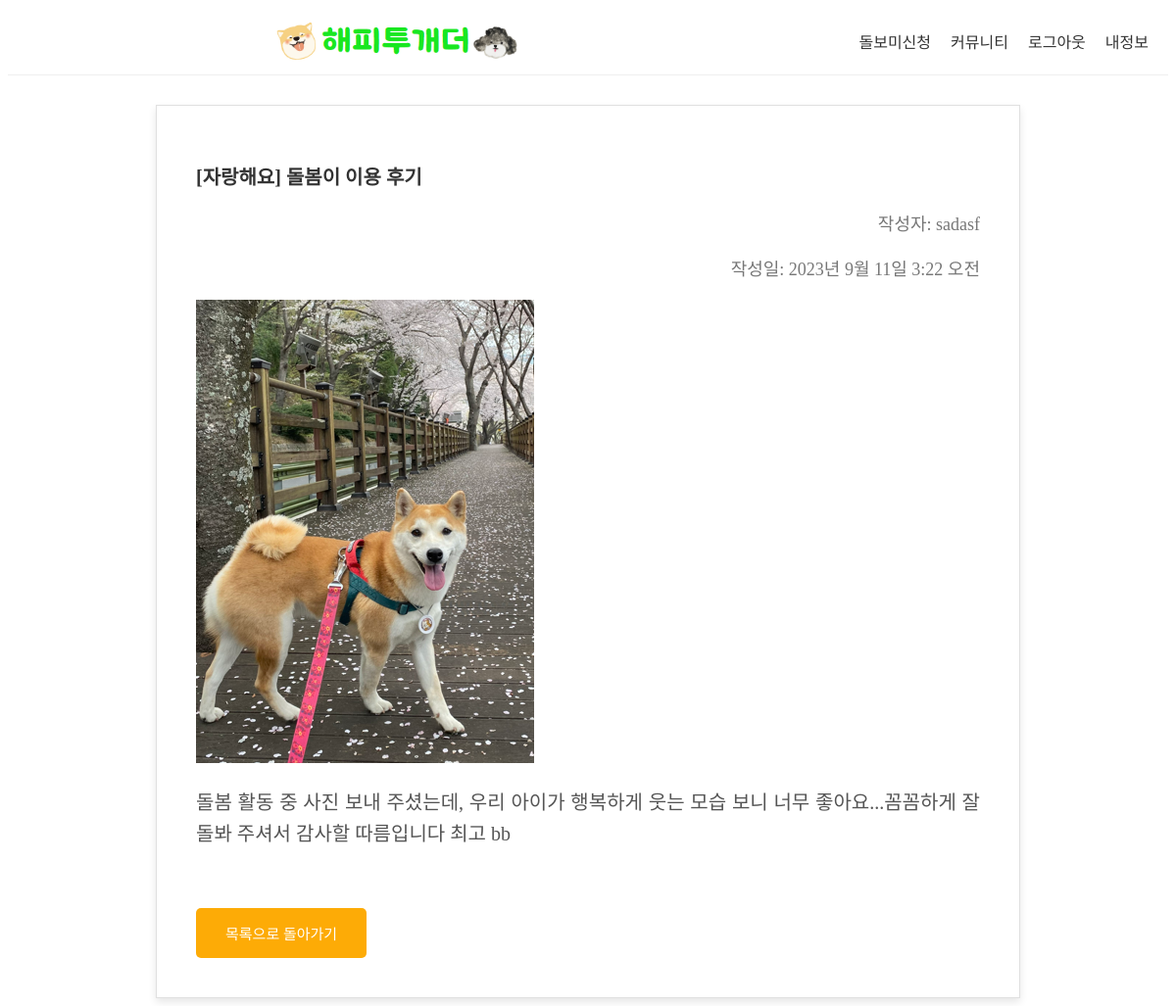
Screenshot of /post_detail/19/ (signed in) with the database file from the repository.
### app/models.py (models this page shows, shortened)
class Post(models.Model):
    title = models.CharField(max_length=200)
    content = models.TextField()
    image = models.ImageField(upload_to='post_images/', blank=True, null=True)
    created_at = models.DateTimeField(auto_now_add=True)
    author = models.ForeignKey(CustomUser, on_delete=models.SET_NULL, null=True)

class CustomUser(AbstractUser):
    GENDER_CHOICES = (
        ('남', '남'),
        ('여', '여'),
    )
    USER_TYPE_CHOICES = (
        ('user', '사용자'),
        ('sitter', '돌봄이')
    )
    LOCAL_CHOICES = (
        ('지역을 선택하세요.', '지역을 선택하세요.'),
        ('강남구', '강남구'),
        ('강동구', '강동구'),
        ('강북구', '강북구'),
        ('강서구', '강서구'),
        ('관악구', '관악구'),
        ('광진구', '광진구'),
        ('구로구', '구로구'),
        ('금천구', '금천구'),
        ('노원구', '노원구'),
        ('도봉구', '도봉구'),
        ('동대문구', '동대문구'),
        ('동작구', '동작구'),
        ('마포구', '마포구'),
        ('서대문구', '서대문구'),
        ('서초구', '서초구'),
        ('성동구', '성동구'),
        ('성북구', '성북구'),
        ('송파구', '송파구'),
        ('양천구', '양천구'),
        ('영등포구', '영등포구'),
        ('용산구', '용산구'),
        ('은평구', '은평구'),
        ('종로구', '종로구'),
        ('중구', '중구'),
        ('중랑구', '중랑구'),
    )
    birth_date = models.DateField(null=True, blank=True)
    gender = models.CharField(max_length=1, choices=GENDER_CHOICES, null=True, blank=True)
    phone_number = models.CharField(max_length=15, null=True, blank=True)
    email = models.EmailField(unique=True)
    user_type = models.CharField(max_length=10, choices=USER_TYPE_CHOICES, default='user')
    local = models.CharField(max_length=10, choices=LOCAL_CHOICES, default='지역을 선택하세요.')
    groups = models.ManyToManyField(Group, blank=True, related_name='customuser_set')
    user_permissions = models.ManyToManyField(Permission, blank=True, related_name='customuser_set')
    def __str__(self):
        return self.username

### app/views.py (the view)
# urls.py: path('post_detail/<int:pk>/', views.post_detail, name='post_detail'),
def post_detail(request, pk):
    post = get_object_or_404(Post, pk=pk)
    return render(request, 'post_detail.html', {'post': post})

### app/templates/post_detail.html (shortened to what this page needs)
{% extends 'base.html' %}
{% load static %}
{% block content %}
<link rel="stylesheet" type="text/css" href="{% static 'style8.css' %}">
<div class="post-detail-container">
    <div class="post-detail">
        <h2 class="post-title">{{ post.title }}</h2>
        <p class="post-info">작성자: {{ post.author }}</p>
        <p class="post-info">작성일: {{ post.created_at }}</p>
        {% if post.image %}
            <img src="{{ post.image.url }}" alt="{{ post.title }} 이미지">
        {% endif %}
        <p class="post-content">{{ post.content }}</p>
    </div>
    <a href="{% url 'community' %}" class="back-link">목록으로 돌아가기</a>
</div>
{% endblock %}

### static/style8.css (style rules this page uses)
.post-detail-container { background-color: #fff; padding: 40px; border: 1px solid #e0e0e0; box-shadow: 0 4px 8px rgba(0, 0, 0, 0.1); max-width: 800px; margin: 0 auto; margin-top: 30px; }
.post-title { font-size: 20px; font-weight: bold; color: #333; margin-bottom: 20px; }
.post-content { font-size: 20px; line-height: 1.6; color: #555; margin-bottom: 30px; text-align: justify; }
.post-info { font-size: 18px; color: #777; margin-bottom: 20px; text-align: right; }
.back-link { display: inline-block; padding: 15px 30px; background-color: #fdab06; color: #fff; text-decoration: none; border-radius: 5px; font-size: 15px; margin-top: 30px; transition: background-color 0.3s ease; }

### rows the page displays
Post: title "[자랑해요] 돌봄이 이용 후기", author "sadasf", created_at "2023년 9월 11일 3:22 오전", image (picture), content "돌봄 활동 중 사진 보내 주셨는데, 우리 아이가 행복하게 웃는 모습 보니 너무 좋아요...꼼꼼하게 잘 돌봐 주셔서 감사할 따름입니다 최고 bb"
